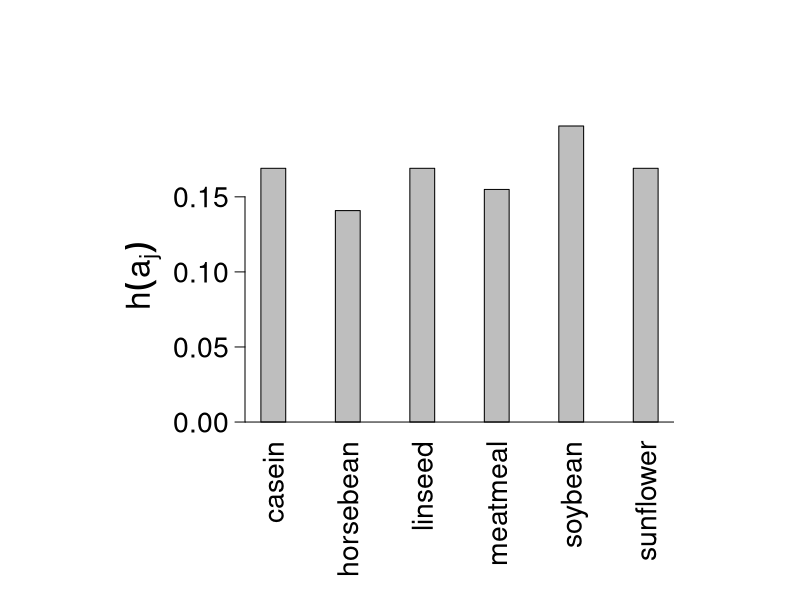
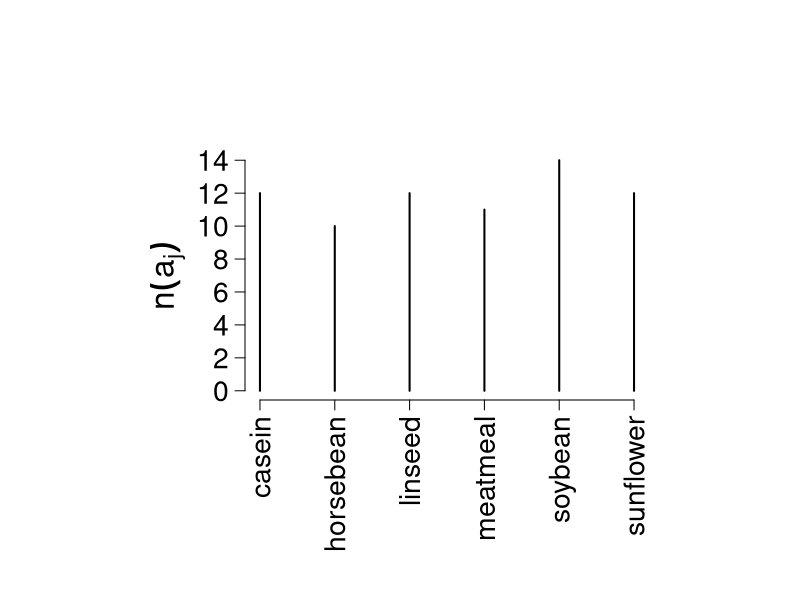

These figures' R source, in order:
# cex for axis label size, margins (bottom, left, top, right)
# fin for figure dimension region (width and height), mgp for the positions of axis 
# las for label axis style = 2 (always perpendicular to the axis)
par(cex.axis=1.7, mai=c(b=0.5,l=1.2,t=0.01,r=0.01), fin = c(w=5.5,h=3.5), mgp=c(4,0.8,0), las=2)

# Bar Plot with axis label size=2, space between bars equal 2
barplot(table(chickwts$feed)/length(chickwts$feed), space=2,ylab= expression(h(a[j])), xlab="", cex.lab=2)
abline(h=0)

# cex for axis label size, margins (bottom, left, top, right)
# fin for figure dimension region (width and height), mgp for the positions of axis 
# las for label axis style = 2 (always perpendicular to the axis)
par(cex.axis=1.7, mai=c(b=0.5,l=0.95,t=0.01,r=0.01), fin = c(w=5,h=3), mgp=c(2.8,0.8,0), las=2)

# Bar Diagram with axis label size=2
plot(table(chickwts$feed), ylab= expression(n(a[j])), xlab="", cex.lab=2)
